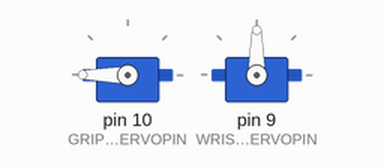
This sketch was run on a simulated Arduino Uno, built with avr-gcc and run on an emulated ATmega328P. On the bench: 2 × servo.

Above: at 0.1 s.
At 1.6 s:
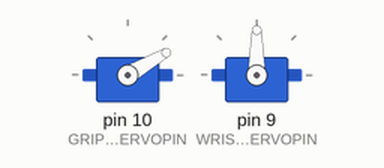
At 4.6 s:
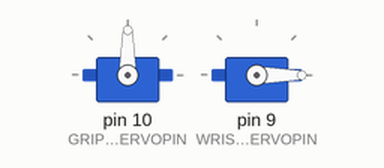
At 7.6 s:
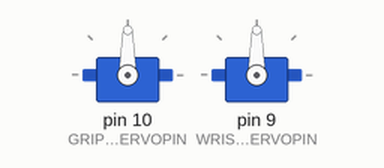
Timing chart, 0 to 9.1 s (numbered marks = the images above):
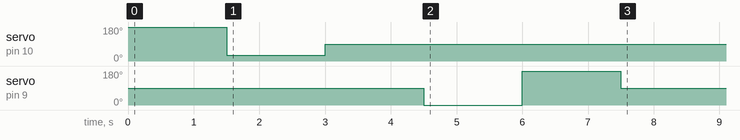

The sketch:

parrallelGripperAuto.ino
```cpp
/***********************************************************************************
 *       _        _
 *      / |      | \                  RobotGeek Parallel Gripper
 *     /  |      |  \                 Automatic Test
 *    /   |      |   \
 *   /    |______|    \
 *   |________________|
 *       | _____ |
 *        |     |
 *        |     |
 *        |_____|


 *  The following sketch will move each servo in the RobotGeek Gripper. It will repeat the following cycle
 *
 *  1)Open gripper, wait 1.5 seconds
 *  2)Close Gripper, wait 1.5 seconds
 *  3)Lower Wrist Servo down, wait 1.5 seconds
 *  4)Raise Wrist Servo  up , wait 1.5 seconds
 *  5)Level Wrist Servo, wait 3 seconds
 *
 *  First it will open and close the gripper
 *  Then it will raise and lower the wrist servo.
 *
 *  This test can be run without the wrist angle servo,
 *  just do not pluf in the wrist angle servo
 *
 *  This test is designed for the gripper and wrist servo on their own. If you have
 *  the gripper/wrist servo attached to a rover or other robot, this test may cause servo
 *  collisions.
 *
 *
 *  Wiring
 *
 *  DIO 9 - Black RobotGeek 180 Degree Servo  White -'S' Black -'G'
 *  DIO 10 - Black RobotGeek 180 Degree Servo  White -'S' Black -'G'
 *
 *  Use an external power supply and set the jumper for pins 9/10/11 to 'VIN'
 *
 *  For more information and wiring diagrams see
 *  http://learn.robotgeek.com/projects/191-robotgeek-gripper-getting-started-guide-v2.html
 *
 ***********************************************************************************/
#include <Servo.h>   //include the servo library to control the RobotGeek Servos

#define WRIST_SERVOPIN 9  //pin that the large servo will be attached to
#define GRIPPER_SERVOPIN 10  //pin that the micro servo will be attached to

#define GRIPPER_MIN   30    //fully closed
#define GRIPPER_MAX   180   //fully open
#define WRIST_MIN     0     //Wrist down
#define WRIST_MAX     180   //Wrist Up

Servo gripperServo;   //create an servo object for the 9g FT-FS90MG micro servo
Servo wristServo;   //create an servo object for the RobotGeek 180 degree serco

//setup servo objects and set initial position
void setup()
{
  gripperServo.attach(GRIPPER_SERVOPIN);
  gripperServo.write(90);    // sets the servo position to 150 degress, positioning the servo for the gripper closed
  wristServo.attach(WRIST_SERVOPIN);
  wristServo.write(90);    // sets the servo position to 90 degress, centered


  gripperServo.write(GRIPPER_MAX);    //set gripper to 0 degrees = fully open
  delay(1500);            //wait 3 seconds
  gripperServo.write(GRIPPER_MIN);  //set gripper to 130 degrees = fully closed
  delay(1500);            //wait 3 seconds
  gripperServo.write(90);  //set gripper to 130 degrees = fully closed
  delay(1500);            //wait 3 seconds

  wristServo.write(WRIST_MIN);    //set wrist servo to 0 degrees = wrist down
  delay(1500);            //wait 3 seconds
  wristServo.write(WRIST_MAX);  //set wrist servo to 180 degrees = wrist up
  delay(1500);            //wait 3 seconds
  wristServo.write(90);   //set wrist servo to 90 degrees = wrist level
  //delay(1500);            //wait 3 seconds


}

//repeat test process
void loop()
{
}
```

Measured:
- by itself, servo on pin 9 (WRIST_SERVOPIN): 90° → 0° at 4.5 s, → 180° 1.5 s later, → 90° 1.5 s later
